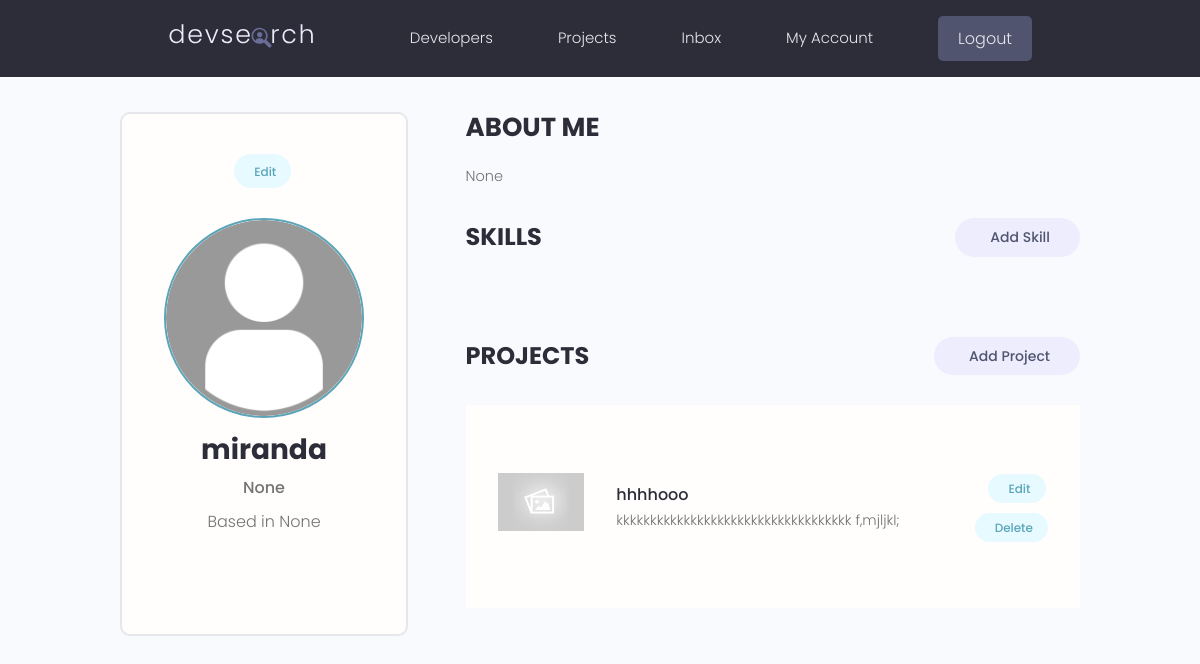
The app's page /account/ (signed in), older data.
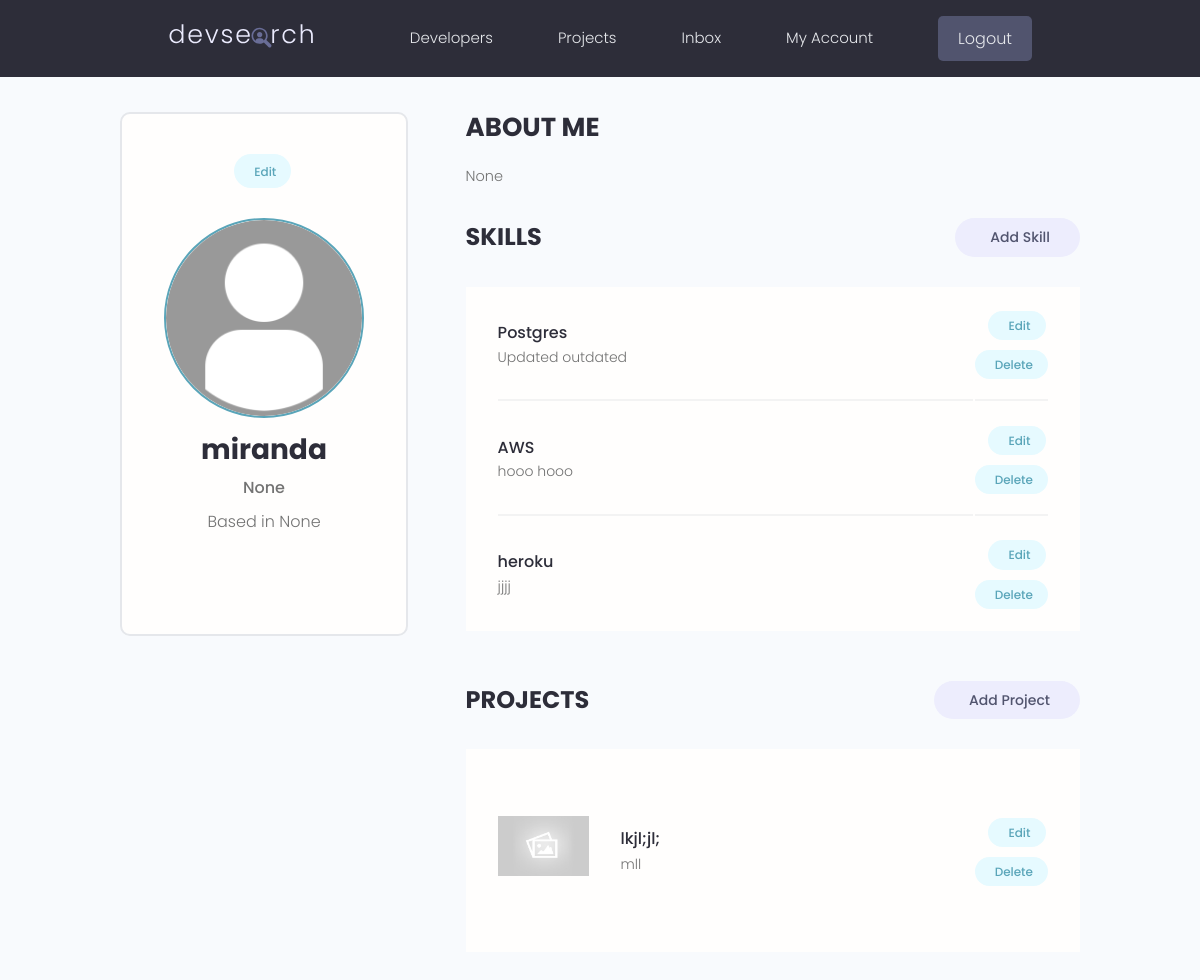
The same page, newer data.
### users/models.py (models this page shows, shortened)
class Profile(models.Model):
    user = models.OneToOneField(User, on_delete=models.CASCADE, null=True, blank=True)
    name = models.CharField(max_length=200, blank=True, null=True)
    email = models.EmailField(max_length=500, blank=True, null=True)
    username = models.CharField(max_length=200, blank=True, null=True)
    location = models.CharField(max_length=200, blank=True, null=True)
    short_info = models.CharField(max_length=200, blank=True, null=True)
    bio = models.TextField(blank=True, null=True)
    profile_image = models.ImageField(null=True, blank=True, upload_to='profiles/', default='profiles/user-default.jpg')
    social_github = models.CharField(max_length=200, blank=True, null=True)
    social_twitter = models.CharField(max_length=200, blank=True, null=True)
    social_linkedin = models.CharField(max_length=200, blank=True, null=True)
    social_youtube = models.CharField(max_length=200, blank=True, null=True)
    social_website = models.CharField(max_length=200, blank=True, null=True)
    created = models.DateTimeField(auto_now_add=True)
    id = models.UUIDField(default=uuid.uuid4, unique=True, primary_key=True, editable=False)

class Skill(models.Model):
    owner = models.ForeignKey(Profile, on_delete=models.CASCADE, null=True, blank=True)
    name = models.CharField(max_length=200, blank=True, null=True)
    description = models.TextField(null=True, blank=True)
    created = models.DateTimeField(auto_now_add=True)
    id = models.UUIDField(default=uuid.uuid4, unique=True, primary_key=True, editable=False)

### projects/models.py (models this page shows, shortened)
class Project(models.Model):
    owner = models.ForeignKey(Profile, null=True, blank=True, on_delete=models.SET_NULL)
    title = models.CharField(max_length=200)
    description = models.TextField(null=True, blank=True)
    featured_image = models.ImageField(null=True, blank=True, default="default.jpg")
    demo_link = models.CharField(max_length=2000, null=True, blank=True)
    source_link = models.CharField(max_length=2000, null=True, blank=True)
    tags = models.ManyToManyField('Tag', blank=True)
    vote_total = models.IntegerField(default=0, null=True, blank=True)
    vote_ratio = models.IntegerField(default=0, null=True, blank=True)
    created = models.DateTimeField(auto_now_add=True)
    id = models.UUIDField(default=uuid.uuid4, unique=True, primary_key=True, editable=False)

### users/views.py (the view)
# urls.py: path('account/', views.userAccount, name="account"),
@login_required(login_url='login')
def userAccount(request):
    profile = request.user.profile
    skills = profile.skill_set.all()
    projects = profile.project_set.all()
    context = {'profile': profile, 'skills': skills, 'projects': projects }
    return render(request, 'users/account.html', context)

### users/templates/users/account.html (shortened to what this page needs)
{% extends 'main.html' %}
{% block content %}
  <main class="settingsPage profile my-md">
    <div class="container">
      <div class="layout">
        <div class="column column--1of3">
          <div class="card text-center">
            <div class="card__body dev">
          <a class="tag tag--pill tag--main settings__btn" href="{% url 'edit-account' %}"> Edit</a>
              <img class="avatar avatar--xl dev__avatar" src="{{profile.profile_image.url}}" />
              <h2 class="dev__name">{{profile.name}}</h2>
              <p class="dev__title">{{profile.short_info}}</p>
              <p class="dev__location">Based in {{profile.location}}</p>
            </div>
          </div>
        </div>
        <div class="column column--2of3">
          <div class="devInfo">
            <h3 class="devInfo__title">About Me</h3>
            <p class="devInfo__about">
              {{profile.bio}}
            </p>
          </div>
          <div class="settings">
            <h3 class="settings__title">Skills</h3>
            <a class="tag tag--pill tag--sub settings__btn tag--lg" href="{% url 'create-skill' %}"> Add Skill</a>
          </div>
          <table class="settings__table">
            {% for skill in skills %}
            <tr>
              <td class="settings__tableInfo">
                <h4>{{skill.name}}</h4>
                <p>
                  {{skill.description}}
                </p>
              </td>
              <td class="settings__tableActions">
                <a class="tag tag--pill tag--main settings__btn" href="{% url 'update-skill' skill.id %}"> Edit</a>
                <a class="tag tag--pill tag--main settings__btn" href="{% url 'delete-skill' skill.id %}?next=/account">
                  Delete</a>
              </td>
            </tr>
            {% endfor %}
          </table>
          <div class="settings">
            <h3 class="settings__title">Projects</h3>
            <a class="tag tag--pill tag--sub settings__btn tag--lg" href="{% url 'create-project' %}"> Add Project</a>
          </div>
          <table class="settings__table">
            {% for project in projects %}
            <tr>
              <td class="settings__thumbnail">
                <a href="{% url 'project' project.id %}"><img src="{{project.featured_image.url}}" alt="Project Thumbnail" /></a>
              </td>
              <td class="settings__tableInfo">
                <a href="{% url 'project' project.id %}">{{project.title}}</a>
                <p>
                  {{project.description|slice:"150"}}
                </p>
              </td>
              <td class="settings__tableActions">
                <a class="tag tag--pill tag--main settings__btn" href="{% url 'update-project' project.id %}"> Edit</a>
                <a class="tag tag--pill tag--main settings__btn" href="{% url 'delete-project' project.id %}?next=/account">
                  Delete</a>
              </td>
            </tr>
            {% endfor %}
            </table>
        </div>
      </div>
    </div>
  </main>
{% endblock content %}

### templates/main.html (shortened to what this page needs)
<!DOCTYPE html>
{% load static %}
<html lang="en">
<head>
    <link rel="stylesheet" href="https://cdn.iconmonstr.com/1.3.0/css/iconmonstr-iconic-font.min.css" />
    <link rel="stylesheet" href="{% static 'uikit/styles/uikit.css' %}" />
    <link rel="stylesheet" href="{% static 'styles/app.css' %}" />
    <link rel="stylesheet"
        href="//cdnjs.cloudflare.com/ajax/libs/highlight.js/11.3.1/styles/default.min.css">
</head>
<body>
    {% include 'nav.html' %}
    {% block content %}
    {% endblock content %}
</body>
</html>

### templates/nav.html (shortened to what this page needs)
{% load static %}
<header class="header">
    <div class="container container--narrow">
      <a href="{% url 'profiles' %}" class="header__logo">
        <img src="{% static 'images/logo.svg' %}" alt="DevSearch Logo" />
      </a>
      <nav class="header__nav">
        <ul class="header__menu">
          <li class="header__menuItem"><a href="{% url 'profiles' %}">Developers</a></li>
          <li class="header__menuItem"><a href="{% url 'projects' %}">Projects</a></li>
          <li class="header__menuItem"><a href="">Inbox</a></li>
          {% if request.user.is_authenticated %}
          <li class="header__menuItem"><a href="{% url 'account' %}">My Account</a></li>
          <li class="header__menuItem"><a href="{% url 'logout' %}" class="btn btn--sub">Logout</a></li>
          {% else%}
          <li class="header__menuItem"><a href="{% url 'login' %}" class="btn btn--sub">Login/Sign Up</a></li>
          {% endif %}
        </ul>
      </nav>
    </div>
  </header>

### static/styles/app.css (style rules this page uses)
:root { --color-sub: #2d2d39; }
.btn--sub { background-color: var(--color-sub-light); }
.card { border: 2px solid var(--color-light); }
img { width: 100%; }
.header { position: sticky; z-index: 111; background-color: var(--color-sub); padding: 1.5rem 0; }
.header > .container { display: flex; justify-content: space-between; align-items: center; }
.header__logo > img { height: 3.8rem; }
.header__nav > ul { display: inline-flex; align-items: center; list-style: none; gap: 6.5rem; }
.header__menuItem > a { color: var(--color-light); font-weight: 300; }
.profile .card > .dev { padding: 4rem; }
.dev__avatar { display: block; margin: auto; }
.dev__name { color: var(--color-sub); font-size: 2.8rem; font-weight: 700; margin-top: 1rem; margin-bottom: 0.5rem; }
.dev__title { font-size: 1.6rem; font-weight: 500; line-height: 1.3; }
.dev__location { margin-top: 1rem; }
.devInfo { margin-bottom: 3rem; }
.devInfo__title, .devInfo__subtitle { font-size: 2.6rem; color: var(--color-sub); text-transform: uppercase; font-weight: 700; margin-bottom: 1.5rem; }
.devInfo__about, .devSkill__info { font-size: 1.45rem; line-height: 1.7; text-align: justify; }
.settingsPage .dev > .settings__btn { display: inline-block; margin-bottom: 3rem; }
.settings { display: flex; justify-content: space-between; align-items: center; }
.settings__title { font-size: 2.4rem; text-transform: uppercase; font-weight: 700; color: var(--color-sub); }
.settings__table { margin-top: 3rem; margin-bottom: 5rem; padding: 0 3rem; background: var(--color-white); }
.settings__table tr { width: 100%; }
.settings__table tr > td { padding: 2rem 0; }
.settings__table tr:not(:last-child) td { border-bottom: 2px solid var(--color-white-light); }
.settings__thumbnail { width: 23%; min-width: 10rem; }
.settings__thumbnail img { padding-right: 3rem; height: 15rem; object-fit: contain; }
.settings__tableInfo { width: 100%; }
.settings__tableInfo h4, .settings__tableInfo a { padding-right: 1rem; width: auto; font-size: 1.6rem; font-weight: 500; color: var(--color-sub); }
.settings__tableInfo p { font-size: 1.4rem; }
.settings__tableActions { text-align: right; }

### static/uikit/styles/modules/_variables.css (style rules this page uses)
:root { --color-main: #5aa5b9; --color-main-light: #e6faff; --color-sub: #3f4156; --color-sub-light: #51546e; --color-sub-lighter: #ededfd; --color-text: #737373; --color-gray: #8b8b8b; --color-light: #e5e7eb; --color-light-gray: #767676; --color-bg: #f8fafd; --color-white: #fffefd; --color-white-light: #f3f3f3; --color-success: #359e64; --color-success-bg: #def8e8; --color-error: #fc4b0b; --color-error-bg: #fff2ee; --font-base: 'Poppins', arial, helvetica, 'Segoe UI', roboto, ubuntu, sans-serif; --font-monospace: 'Fira Code', 'Courier New', courier, monospace; --font-regular: 300; --font-medium: 500; --font-bold: 700; --generic-shadow: 1px 1px 5px #00000010; --generic-transition: all 0.3s ease-in-out; }

### static/uikit/styles/modules/_base.css (style rules this page uses)
* { margin: 0; padding: 0; box-sizing: border-box; text-rendering: optimizeLegibility; color: inherit; font-size: inherit; }
html { font-size: 50%; }
@media only screen and (min-width: 480px) { html { font-size: 56.25%; } }
@media only screen and (min-width: 1200px) { html { font-size: 62.5%; } }
body { line-height: 1.6; font-weight: 400; font-size: 1.5rem; color: var(--color-text); background-color: var(--color-bg); min-height: 100vh; }

### static/uikit/styles/modules/_typography.css (style rules this page uses)
* { font-family: var(--font-base); }
h2 { font-size: 3.6rem; font-weight: var(--font-bold); }
h3 { font-size: 3.2rem; font-weight: var(--font-medium); }
h4 { font-size: 2.8rem; font-weight: var(--font-medium); }
p, span, strong { font-size: 1.6rem; color: var(--color-text); font-weight: var(--font-regular); }
a { padding-bottom: 2px; text-decoration: none; display: inline-block; color: var(--color-main); font-weight: var(--font-medium); }

### static/uikit/styles/modules/_utilities.css (style rules this page uses)
.container { width: 92%; max-width: 165rem; margin: 0 auto; box-sizing: border-box; }
.container--narrow { width: 92%; max-width: 120rem; }
@media screen and (min-width: 1000px) { .container { width: 90%; } }
@media screen and (min-width: 1000px) { .container--narrow { width: 85%; } }
@media screen and (min-width: 1200px) { .container { width: 80%; } }
@media screen and (min-width: 1200px) { .container--narrow { width: 72%; } }
.text-center { text-align: center; }
.my-md { margin: 3rem auto; }

### static/uikit/styles/modules/_avatar.css (style rules this page uses)
.avatar { border-radius: 50%; border: 2px solid var(--color-main); object-fit: cover; }
.avatar--xl { height: 20rem; width: 20rem; }

Row changes from the older to the newer data that the page shows:
removed Project: featured_image (placeholder picture), title "hhhhooo", description "kkkkkkkkkkkkkkkkkkkkkkkkkkkkkkkkkkk f,mjljkl;"
added Skill: name "Postgres", description "Updated outdated"
added Skill: name "AWS", description "hooo hooo"
added Skill: name "heroku", description "jjjj"
added Project: featured_image (placeholder picture), title "lkjl;jl;", description "mll"
